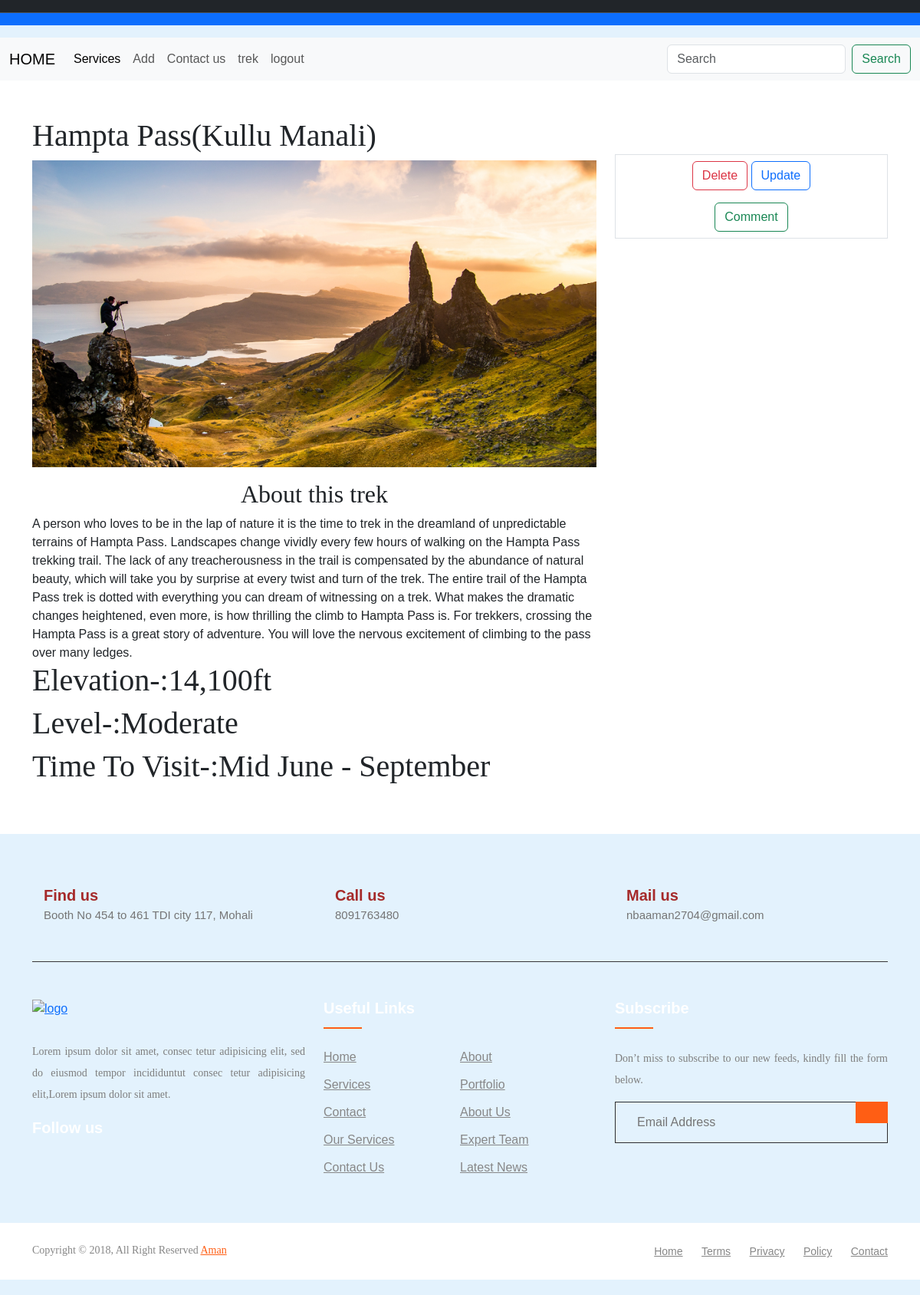
The app's page /read/1 (signed in) with its own data.
### tour/models.py (models this page shows, shortened)
class trek(models.Model):
    name = models.CharField(max_length=222)
    img = models.ImageField(upload_to='images',null=True,blank=True)
    level=models.CharField(max_length=222)
    ele = models.CharField(max_length=222)
    ime=models.CharField(max_length=222)
    description = models.TextField()

### tour/views.py (the view)
# urls.py: path('read/<int:id>',views.read,name='read'),
@login_required(login_url='login')
def read(request,id):
    bese=trek.objects.get(id=id)
    return render(request,'read.html',{'bese':bese})

### templates/read.html (shortened to what this page needs)
{% extends 'base.html'%}
{% block content %}
<div class="container my-5">
  <div class="row">
    <div class="col-lg-8">
      <h1>{{bese.name}}</h1>
      <img src="{{bese.img.url}}" class="imggg" alt="">
      <p class="para" >
        <h2>About this trek</h2>
        {{bese.description}}
        <h1>Elevation-:{{bese.ele}}</h1>
        <h1>Level-:{{bese.level}}</h1>
        <h1>Time To Visit-:{{bese.ime}}</h1>
      </p>
    </div>
    <div class="col-lg-4">
      <div class="box my-5 border text-center">
        <button class="btn btn-outline-danger my-2 ">Delete</button>
        <a href="{% url 'up' bese.id %}" class="btn btn-outline-primary my-2">Update</a> <br>
            <button class="btn btn-outline-success my-2 " type="submit">Comment</button> <br>
      </div>
    </div>
  </div>
</div>
{% endblock %}

### templates/base.html (shortened to what this page needs)
<!doctype html>
<html lang="en">
  <head>
    <link rel="stylesheet" href="https://stackpath.bootstrapcdn.com/bootstrap/4.5.0/css/bootstrap.min.css">
    <link href="https://cdn.jsdelivr.net/npm/bootstrap@5.3.0/dist/css/bootstrap.min.css" rel="stylesheet">
  </head>
  <body>
    <nav class="navbar bg-dark border-bottom border-bottom-dark" data-bs-theme="dark">
      </nav>
      <nav class="navbar bg-primary" data-bs-theme="dark">
      </nav>
      <nav class="navbar" style="background-color: #e3f2fd;">
      </nav>
      <nav class="navbar navbar-expand-lg bg-body-tertiary">
        <div class="container-fluid">
          <a class="navbar-brand" href="{% url 'index'%}">HOME</a>
          <div class="collapse navbar-collapse" id="navbarSupportedContent">
            <ul class="navbar-nav me-auto mb-2 mb-lg-0">
              <li class="nav-item">
                <a class="nav-link active" aria-current="page" href="#">Services</a>
              </li>
              <li class="nav-item">
                <a class="nav-link" href="{% url 'amn'%}">Add</a>
              </li>
              <li class="nav-item">
                <a class="nav-link " href="">Contact us</a>
              </li>
              {% if user.is_authenticated %}
              <li class="nav-item">
                <a class="nav-link" href="#">{{user.username}}</a>
              </li>
              <li class="nav-item">
                <a class="nav-link" href="{% url 'logout' %}">logout</a>
              </li>
              {% else %}
              <li class="nav-item">
                <a class="nav-link" href="{% url 'login' %}">login</a>
              </li>
              {% endif %}
            </ul>
            <form class="d-flex" role="search" action="{% url 'sear' %}" method="post">
              <input class="form-control me-2" type="search" placeholder="Search" aria-label="Search" name="search" >
              <button class="btn btn-outline-success" type="submit">Search</button>
            </form>
          </div>
        </div>
      </nav>
{% block content %}
{% endblock  %}
<footer class="footer-section">
  <div class="container">
      <div class="footer-cta pt-5 pb-5">
          <div class="row">
              <div class="col-xl-4 col-md-4 mb-30">
                  <div class="single-cta">
                      <div class="cta-text">
                          <h4>Find us</h4>
                          <span>
                            Booth No 454 to 461 TDI city 117, Mohali</span>
                      </div>
                  </div>
              </div>
              <div class="col-xl-4 col-md-4 mb-30">
                  <div class="single-cta">
                      <div class="cta-text">
                          <h4>Call us</h4>
                          <span>8091763480</span>
                      </div>
                  </div>
              </div>
              <div class="col-xl-4 col-md-4 mb-30">
                  <div class="single-cta">
                      <div class="cta-text">
                          <h4>Mail us</h4>
                          <span>nbaaman2704@gmail.com</span>
                      </div>
                  </div>
              </div>
          </div>
      </div>
      <div class="footer-content pt-5 pb-5">
          <div class="row">
              <div class="col-xl-4 col-lg-4 mb-50">
                  <div class="footer-widget">
                      <div class="footer-logo">
                          <a href="index.html"><img src="https://i.ibb.co/QDy827D/ak-logo.png" class="img-fluid" alt="logo"></a>
                      </div>
                      <div class="footer-text">
                          <p>Lorem ipsum dolor sit amet, consec tetur adipisicing elit, sed do eiusmod tempor incididuntut consec tetur adipisicing
                          elit,Lorem ipsum dolor sit amet.</p>
                      </div>
                      <div class="footer-social-icon">
                          <span>Follow us</span>
                      </div>
                  </div>
              </div>
              <div class="col-xl-4 col-lg-4 col-md-6 mb-30">
                  <div class="footer-widget">
                      <div class="footer-widget-heading">
                          <h3>Useful Links</h3>
                      </div>
                      <ul>
                          <li><a href="#">Home</a></li>
                          <li><a href="#">about</a></li>
                          <li><a href="#">services</a></li>
                          <li><a href="#">portfolio</a></li>
                          <li><a href="#">Contact</a></li>
                          <li><a href="#">About us</a></li>
                          <li><a href="#">Our Services</a></li>
                          <li><a href="#">Expert Team</a></li>
                          <li><a href="#">Contact us</a></li>
                          <li><a href="#">Latest News</a></li>
                      </ul>
                  </div>
              </div>
              <div class="col-xl-4 col-lg-4 col-md-6 mb-50">
                  <div class="footer-widget">
                      <div class="footer-widget-heading">
                          <h3>Subscribe</h3>
                      </div>
                      <div class="footer-text mb-25">
                          <p>Don’t miss to subscribe to our new feeds, kindly fill the form below.</p>
                      </div>
                      <div class="subscribe-form">
                          <form action="#">
                              <input type="text" placeholder="Email Address">
                              <button></button>
                          </form>
                      </div>
                  </div>
              </div>
          </div>
      </div>
  </div>
  <div class="copyright-area">
      <div class="container">
          <div class="row">
              <div class="col-xl-6 col-lg-6 text-center text-lg-left">
                  <div class="copyright-text">
                      <p>Copyright &copy; 2018, All Right Reserved <a href="https://codepen.io/anupkumar92/">Aman</a></p>
                  </div>
              </div>
              <div class="col-xl-6 col-lg-6 d-none d-lg-block text-right">
                  <div class="footer-menu">
                      <ul>
                          <li><a href="#">Home</a></li>
                          <li><a href="#">Terms</a></li>
                          <li><a href="#">Privacy</a></li>
                          <li><a href="#">Policy</a></li>
                          <li><a href="#">Contact</a></li>
                      </ul>
                  </div>
              </div>
          </div>
      </div>
  </div>
</footer>
</body>
</html>

### templates/base.html (style rules this page uses)
body { margin: 0; padding: 0; font-family: Arial, sans-serif; min-height: 100vh; display: flex; flex-direction: column; }
footer { background-color: #333; color: #fff; padding: 20px 0; margin-top: auto; }
.footer-content { display: flex; flex-direction: column; align-items: center; }
ul { margin: 0px; padding: 0px; }
.footer-section { background: #e3f2fd; position: relative; }
.footer-cta { border-bottom: 1px solid #373636; }
.cta-text { padding-left: 15px; display: inline-block; }
.cta-text h4 { color: brown; font-size: 20px; font-weight: 600; margin-bottom: 2px; }
.cta-text span { color: #757575; font-size: 15px; }
.footer-content { position: relative; z-index: 2; }
.footer-logo { margin-bottom: 30px; }
.footer-logo img { max-width: 200px; }
.footer-text p { margin-bottom: 14px; font-size: 14px; color: #7e7e7e; line-height: 28px; }
.footer-social-icon span { color: #fff; display: block; font-size: 20px; font-weight: 700; font-family: 'Poppins', sans-serif; margin-bottom: 20px; }
.footer-widget-heading h3 { color: #fff; font-size: 20px; font-weight: 600; margin-bottom: 40px; position: relative; }
.footer-widget-heading h3::before { content: ""; position: absolute; left: 0; bottom: -15px; height: 2px; width: 50px; background: #ff5e14; }
.footer-widget ul li { display: inline-block; float: left; width: 50%; margin-bottom: 12px; }
.footer-widget ul li a { color: #878787; text-transform: capitalize; }
.subscribe-form { position: relative; overflow: hidden; }
.subscribe-form input { width: 100%; padding: 14px 28px; background: #e3f2fd; border: 1px solid #2E2E2E; color: #fff; }
.subscribe-form button { position: absolute; right: 0; background: #ff5e14; padding: 13px 20px; border: 1px solid #ff5e14; top: 0; }
.copyright-area { background: white; padding: 25px 0; }
.copyright-text p { margin: 0; font-size: 14px; color: #878787; }
.copyright-text p a { color: #ff5e14; }
.footer-menu li { display: inline-block; margin-left: 20px; }
.footer-menu li a { font-size: 14px; color: #878787; }

### templates/read.html (style rules this page uses)
.imggg { width: 100%; height: 400px; object-fit: cover; }
.para,p { text-align: justify; font-family: cursive; }
h1 { font-family: cursive; }
h2 { text-align: center; font-family: cursive; }

### records on screen
trek: name "Hampta Pass(Kullu Manali)", img (picture), description "A person who loves to be in the lap of nature it is the time to trek in the dreamland of unpredictable terrains of Hampta Pass. Landscapes change vividly every few hours of walking on the Hampta Pass trekking trail. The lack of any treacherousness in the trail is compensated by the abundance of natural beauty, which will take you by surprise at every twist and turn of the trek. The entire trail of the Hampta Pass trek is dotted with everything you can dream of witnessing on a trek. What makes the dramatic changes heightened, even more, is how thrilling the climb to Hampta Pass is. For trekkers, crossing the Hampta Pass is a great story of adventure. You will love the nervous excitement of…", ele "14,100ft", level "Moderate", ime "Mid June - September"

### other values on screen
{{ user.username }} "trek"
